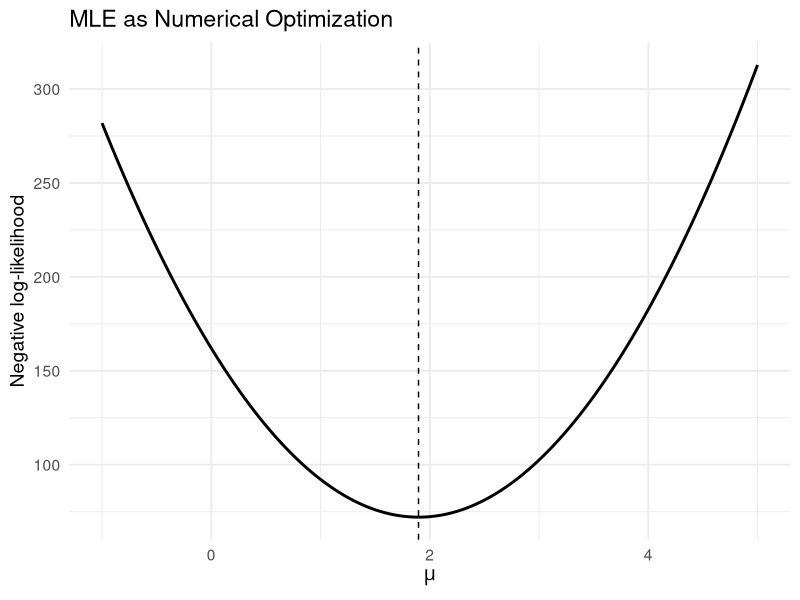
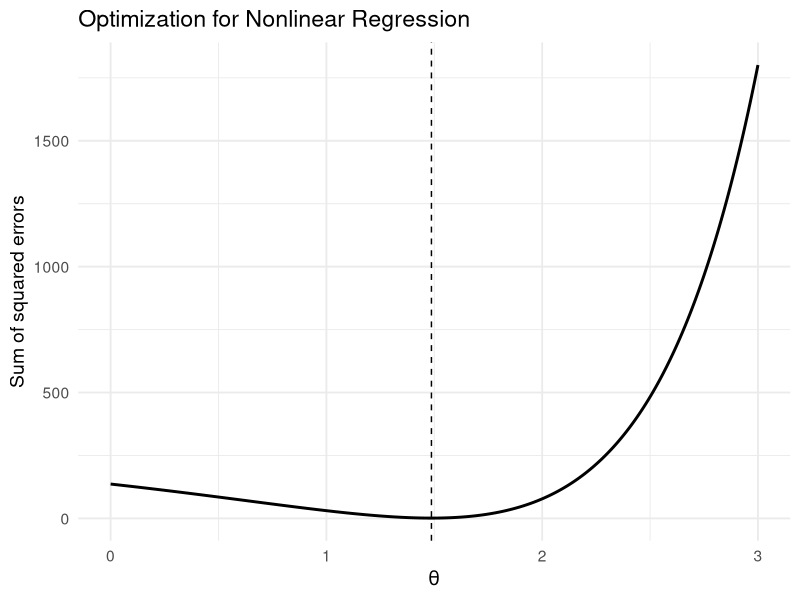
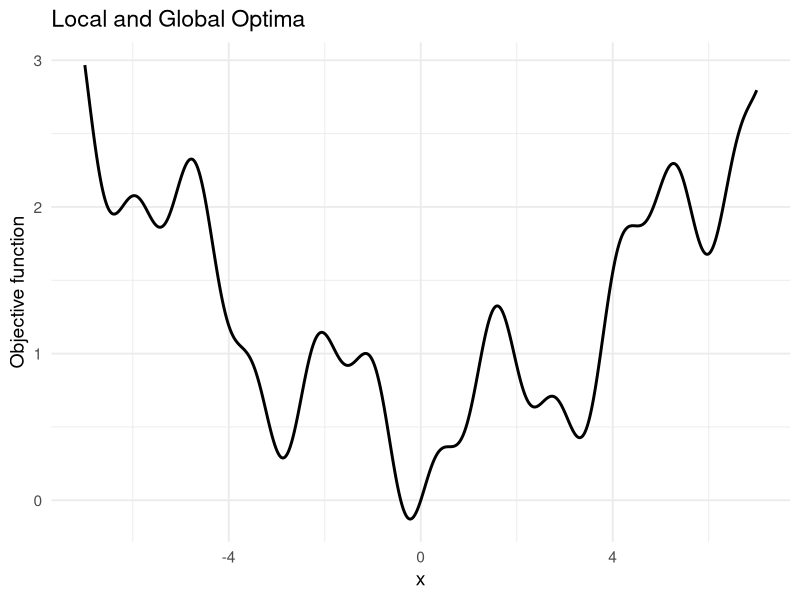
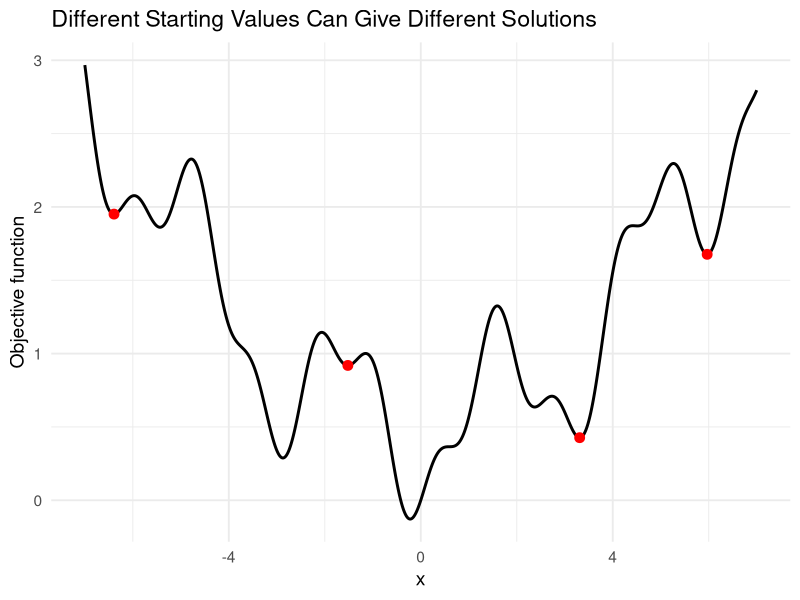
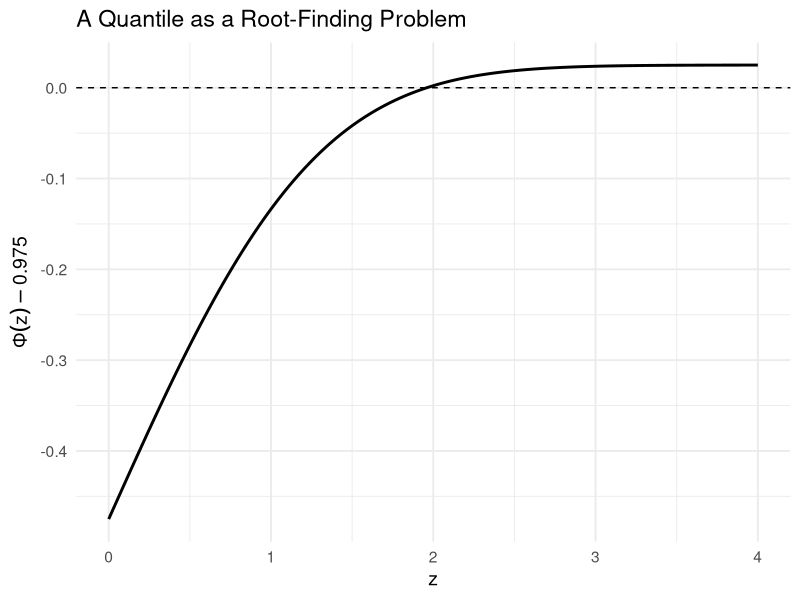
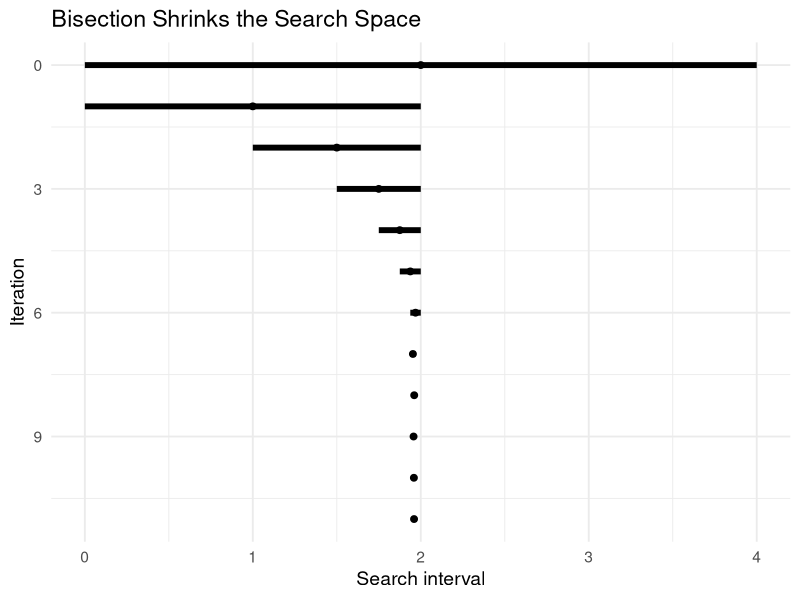
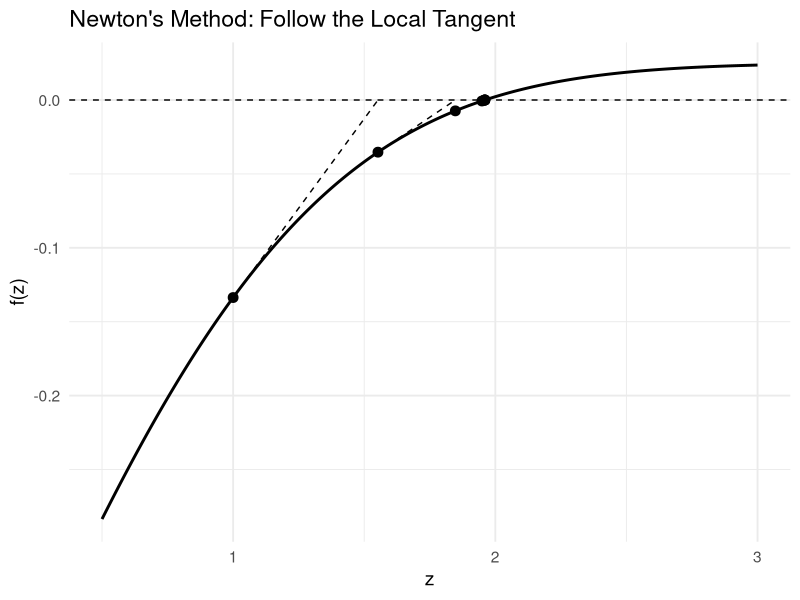
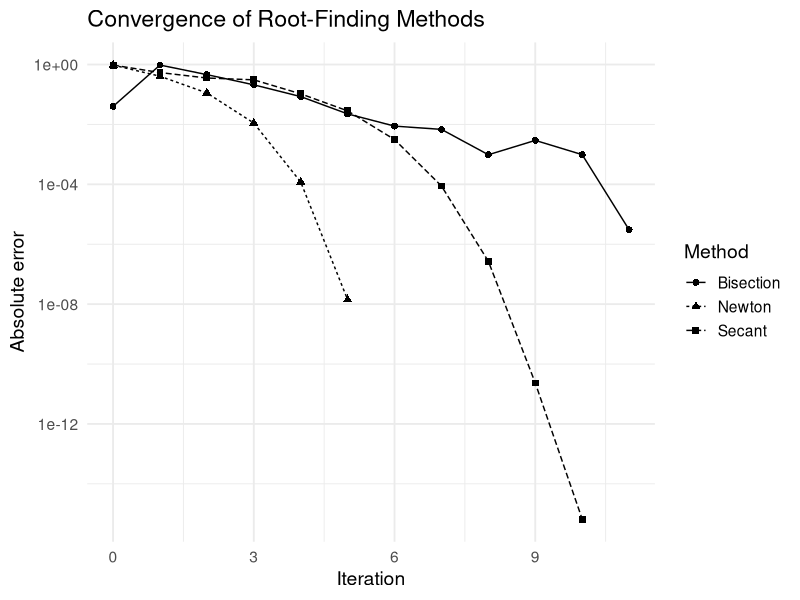

The R source for these figures, in order:
## ---- chunk 1
#| code-fold: true
library(ggplot2)

theme_set(
  theme_minimal(base_size = 14)
)
## ---- chunk 2
#| code-fold: true
set.seed(8670)

x <- rnorm(
  n = 50,
  mean = 2,
  sd = 1
)

nll <- function(mu) {
  -sum(
    dnorm(
      x,
      mean = mu,
      sd = 1,
      log = TRUE
    )
  )
}

fit <- optimize(
  nll,
  interval = c(-1, 5)
)

c(
  numerical = fit$minimum,
  theoretical = mean(x)
)
## ---- chunk 3
#| code-fold: true
mu_grid <- seq(
  -1,
  5,
  length.out = 400
)

nll_data <- data.frame(
  mu = mu_grid,
  nll = vapply(
    mu_grid,
    nll,
    numeric(1)
  )
)

ggplot(
  nll_data,
  aes(
    x = mu,
    y = nll
  )
) +
  geom_line(linewidth = 1) +
  geom_vline(
    xintercept = mean(x),
    linetype = "dashed"
  ) +
  labs(
    x = expression(mu),
    y = "Negative log-likelihood",
    title = "MLE as Numerical Optimization"
  )
## ---- chunk 4
#| code-fold: true
set.seed(8670)

x <- seq(
  0,
  1,
  length.out = 50
)

y <- exp(1.5 * x) +
  rnorm(
    50,
    sd = 0.15
  )

sse <- function(theta) {
  sum(
    (y - exp(theta * x))^2
  )
}

fit_nonlinear <- optimize(
  sse,
  interval = c(0, 3)
)

fit_nonlinear$minimum
## ---- chunk 5
#| code-fold: true
theta_grid <- seq(
  0,
  3,
  length.out = 400
)

sse_data <- data.frame(
  theta = theta_grid,
  SSE = vapply(
    theta_grid,
    sse,
    numeric(1)
  )
)

ggplot(
  sse_data,
  aes(
    x = theta,
    y = SSE
  )
) +
  geom_line(linewidth = 1) +
  geom_vline(
    xintercept = fit_nonlinear$minimum,
    linetype = "dashed"
  ) +
  labs(
    x = expression(theta),
    y = "Sum of squared errors",
    title = "Optimization for Nonlinear Regression"
  )
## ---- chunk 6
#| code-fold: true
objective <- function(x) {
  0.05 * x^2 +
    sin(x)^2 +
    0.2 * sin(5 * x)
}

x_grid <- seq(
  -7,
  7,
  length.out = 1000
)

objective_data <- data.frame(
  x = x_grid,
  objective = objective(x_grid)
)

ggplot(
  objective_data,
  aes(
    x = x,
    y = objective
  )
) +
  geom_line(linewidth = 1) +
  labs(
    x = "x",
    y = "Objective function",
    title = "Local and Global Optima"
  )
## ---- chunk 7
#| code-fold: true
starts <- c(
  -6,
  -2,
  2,
  6
)

solutions <- vapply(
  starts,
  function(x0) {
    optim(
      par = x0,
      fn = objective,
      method = "BFGS"
    )$par
  },
  numeric(1)
)

local_results <- data.frame(
  start = starts,
  solution = solutions,
  objective = objective(solutions)
)

local_results
## ---- chunk 8
#| code-fold: true
ggplot(
  objective_data,
  aes(
    x = x,
    y = objective
  )
) +
  geom_line(linewidth = 1) +
  geom_point(
    data = local_results,
    col = "red",
    aes(
      x = solution,
      y = objective
    ),
    size = 3
  ) +
  labs(
    x = "x",
    y = "Objective function",
    title = "Different Starting Values Can Give Different Solutions"
  )
## ---- chunk 9
#| code-fold: true
f_root <- function(z) {
  pnorm(z) - 0.975
}

z_grid <- seq(
  0,
  4,
  length.out = 400
)

root_data <- data.frame(
  z = z_grid,
  f = f_root(z_grid)
)

ggplot(
  root_data,
  aes(
    x = z,
    y = f
  )
) +
  geom_line(linewidth = 1) +
  geom_hline(
    yintercept = 0,
    linetype = "dashed"
  ) +
  labs(
    x = "z",
    y = expression(Phi(z) - 0.975),
    title = "A Quantile as a Root-Finding Problem"
  )
## ---- chunk 10
#| code-fold: true
root_R <- uniroot(
  f_root,
  interval = c(0, 4)
)$root

c(
  root_finding = root_R,
  qnorm = qnorm(0.975)
)
## ---- chunk 11
#| code-fold: true
bisect_trace <- function(
    f,
    a,
    b,
    tol = 1e-6,
    maxit = 100
) {

  if (f(a) * f(b) > 0) {
    stop("f(a) and f(b) must have opposite signs.")
  }

  history <- data.frame()

  for (k in 0:maxit) {

    midpoint <- (a + b) / 2

    history <- rbind(
      history,
      data.frame(
        iteration = k,
        a = a,
        b = b,
        midpoint = midpoint,
        f_midpoint = f(midpoint)
      )
    )

    if (
      abs(f(midpoint)) < tol ||
      (b - a) / 2 < tol
    ) {
      break
    }

    if (f(a) * f(midpoint) <= 0) {
      b <- midpoint
    } else {
      a <- midpoint
    }
  }

  history
}

bisect_history <- bisect_trace(
  f_root,
  a = 0,
  b = 4
)

tail(bisect_history)
## ---- chunk 12
#| code-fold: true
#| 
ggplot(
  bisect_history,
  aes(y = iteration)
) +
  geom_segment(
    aes(
      x = a,
      xend = b,
      yend = iteration
    ),
    linewidth = 2
  ) +
  geom_point(
    aes(x = midpoint),
    size = 2
  ) +
  scale_y_reverse() +
  labs(
    x = "Search interval",
    y = "Iteration",
    title = "Bisection Shrinks the Search Space"
  )
## ---- chunk 13
#| code-fold: true
f <- function(z) {
  pnorm(z) - 0.975
}

df <- function(z) {
  dnorm(z)
}
## ---- chunk 14
#| code-fold: true
newton_trace <- function(
    f,
    df,
    x0,
    tol = 1e-8,
    maxit = 100
) {

  x <- x0

  history <- data.frame(
    iteration = 0,
    x = x,
    fx = f(x)
  )

  for (k in seq_len(maxit)) {

    dfx <- df(x)

    if (abs(dfx) < 1e-12) {
      stop("Derivative is too close to zero.")
    }

    x_new <- x - f(x) / dfx

    history <- rbind(
      history,
      data.frame(
        iteration = k,
        x = x_new,
        fx = f(x_new)
      )
    )

    if (abs(x_new - x) < tol) {
      break
    }

    x <- x_new
  }

  history
}

newton_history <- newton_trace(
  f,
  df,
  x0 = 1
)

newton_history
## ---- chunk 15
#| code-fold: true
tangent_data <- data.frame(
  x = head(newton_history$x, -1),
  y = head(newton_history$fx, -1),
  xend = tail(newton_history$x, -1),
  yend = 0
)

z_grid <- seq(
  0.5,
  3,
  length.out = 400
)

newton_function_data <- data.frame(
  z = z_grid,
  f = f(z_grid)
)

ggplot(
  newton_function_data,
  aes(
    x = z,
    y = f
  )
) +
  geom_line(linewidth = 1) +
  geom_hline(
    yintercept = 0,
    linetype = "dashed"
  ) +
  geom_segment(
    data = tangent_data,
    aes(
      x = x,
      y = y,
      xend = xend,
      yend = yend
    ),
    inherit.aes = FALSE,
    linetype = "dashed"
  ) +
  geom_point(
    data = newton_history,
    aes(
      x = x,
      y = fx
    ),
    inherit.aes = FALSE,
    size = 3
  ) +
  labs(
    x = "z",
    y = "f(z)",
    title = "Newton's Method: Follow the Local Tangent"
  )
## ---- chunk 16
#| code-fold: true
secant_trace <- function(
    f,
    x0,
    x1,
    tol = 1e-8,
    maxit = 100
) {

  history <- data.frame(
    iteration = c(0, 1),
    x = c(x0, x1),
    fx = c(
      f(x0),
      f(x1)
    )
  )

  for (k in 2:maxit) {

    f0 <- f(x0)
    f1 <- f(x1)

    denominator <- f1 - f0

    if (abs(denominator) < 1e-12) {
      stop("Secant denominator is too close to zero.")
    }

    x2 <- x1 -
      f1 * (x1 - x0) /
      denominator

    history <- rbind(
      history,
      data.frame(
        iteration = k,
        x = x2,
        fx = f(x2)
      )
    )

    if (abs(x2 - x1) < tol) {
      break
    }

    x0 <- x1
    x1 <- x2
  }

  history
}

secant_history <- secant_trace(
  f,
  x0 = 1,
  x1 = 2.5
)

secant_history
## ---- chunk 17
#| code-fold: true
true_root <- qnorm(0.975)

bisection_error <- data.frame(
  iteration = bisect_history$iteration,
  error = abs(
    bisect_history$midpoint -
      true_root
  ),
  method = "Bisection"
)

newton_error <- data.frame(
  iteration = newton_history$iteration,
  error = abs(
    newton_history$x -
      true_root
  ),
  method = "Newton"
)

secant_error <- data.frame(
  iteration = secant_history$iteration,
  error = abs(
    secant_history$x -
      true_root
  ),
  method = "Secant"
)

convergence_data <- rbind(
  bisection_error,
  newton_error,
  secant_error
)

convergence_data <- subset(
  convergence_data,
  error > .Machine$double.eps
)
## ---- chunk 18
#| code-fold: true
ggplot(
  convergence_data,
  aes(
    x = iteration,
    y = error,
    linetype = method,
    shape = method
  )
) +
  geom_line() +
  geom_point(size = 2) +
  scale_y_log10() +
  labs(
    x = "Iteration",
    y = "Absolute error",
    title = "Convergence of Root-Finding Methods",
    linetype = "Method",
    shape = "Method"
  )
## ---- chunk 19
#| code-fold: true
objective_2d <- function(theta1, theta2) {
  (theta1 - 2)^2 +
    4 * (theta2 + 1)^2
}

theta1_grid <- seq(
  -2,
  6,
  length.out = 150
)

theta2_grid <- seq(
  -4,
  2,
  length.out = 150
)

objective_grid <- expand.grid(
  theta1 = theta1_grid,
  theta2 = theta2_grid
)

objective_grid$value <- with(
  objective_grid,
  objective_2d(theta1, theta2)
)

ggplot(
  objective_grid,
  aes(
    x = theta1,
    y = theta2,
    z = value
  )
) +
  geom_contour(
    bins = 15
  ) +
  geom_point(
    data = data.frame(
      theta1 = 2,
      theta2 = -1
    ),
    aes(
      x = theta1,
      y = theta2
    ),
    inherit.aes = FALSE,
    size = 3
  ) +
  labs(
    x = expression(theta[1]),
    y = expression(theta[2]),
    title = "Contour Plot of a Two-Dimensional Objective"
  )
## ---- chunk 20
#| label: fig-finance-choice
#| code-fold: true
#| echo: !expr knitr::is_html_output()
#| fig-width: 7.6
#| fig-height: 4.7
#| fig-pos: H
#| fig-cap: "Left: three ways to split the same $10,000. Right: each point on the curve is a possible split. The selected mix has the highest expected return among points at or left of the 10% volatility limit. All inputs are illustrative."
#| fig-alt: "A stacked bar chart compares all Fund A, the chosen mix, and all Fund B. A risk-return curve highlights a chosen mix of 45.7 percent A and 54.3 percent B at 10 percent volatility and 5.83 percent expected return. Higher-volatility points lie in a shaded excluded region."
finance_risk <- function(w) {
  sqrt((0.20 * w)^2 + (0.06 * (1 - w))^2 +
         2 * 0.10 * 0.20 * 0.06 * w * (1 - w))
}
finance_return <- function(w) 0.08 * w + 0.04 * (1 - w)
# Expected return increases with w; find the largest permitted weight.
finance_weight <- uniroot(function(w) finance_risk(w) - 0.10,
                          c(0, 1), tol = 1e-10)$root
finance_choices <- data.frame(
  Choice = factor(c("All Fund A", "Chosen mix", "All Fund B"),
                  levels = c("All Fund B", "Chosen mix", "All Fund A")),
  A = c(1, finance_weight, 0)
)
finance_bars <- rbind(
  data.frame(Choice = finance_choices$Choice, Fund = "Fund A",
             Amount = 10 * finance_choices$A),
  data.frame(Choice = finance_choices$Choice, Fund = "Fund B",
             Amount = 10 * (1 - finance_choices$A))
)
finance_bars$Label <- ifelse(finance_bars$Amount == 0, "",
                             sprintf("$%s", formatC(
                               1000 * finance_bars$Amount,
                               format = "f", digits = 0, big.mark = ",")))
finance_allocation_plot <- ggplot(finance_bars, aes(Amount, Choice, fill = Fund)) +
  geom_col(width = 0.6, position = position_stack(reverse = TRUE)) +
  geom_text(aes(label = Label), size = 3,
            position = position_stack(vjust = 0.5, reverse = TRUE)) +
  scale_fill_manual(values = c("Fund A" = "#79BADD", "Fund B" = "#F0C77C")) +
  scale_x_continuous(limits = c(0, 10), breaks = c(0, 5, 10)) +
  labs(title = "1. Split the $10,000", x = "Thousands of dollars", y = NULL,
       fill = NULL) +
  theme_minimal(base_size = 11) +
  theme(legend.position = "bottom", panel.grid.minor = element_blank())
finance_grid <- data.frame(Weight = seq(0, 1, length.out = 501))
finance_grid$Risk <- 100 * finance_risk(finance_grid$Weight)
finance_grid$Return <- 100 * finance_return(finance_grid$Weight)
finance_risk_plot <- ggplot(finance_grid, aes(Risk, Return)) +
  annotate("rect", xmin = 10, xmax = 22, ymin = -Inf, ymax = Inf,
           fill = "#FCE6E1") +
  geom_path(linewidth = 1, colour = "#0072B2") +
  geom_vline(xintercept = 10, linetype = "dashed", colour = "#A33A2B") +
  annotate("point", x = 10, y = 100 * finance_return(finance_weight),
           size = 3, colour = "#0072B2") +
  annotate("text", x = 16, y = 4.4, label = "Above the\nrisk limit", size = 3.2) +
  annotate("text", x = 1, y = 7.3, hjust = 0,
           label = "Chosen mix\n5.83% return", size = 3.1) +
  annotate("segment", x = 6, xend = 9.8, y = 6.85, yend = 5.9,
           arrow = grid::arrow(length = grid::unit(0.07, "inches"))) +
  coord_cartesian(xlim = c(0, 22), ylim = c(3.7, 8.5)) +
  labs(title = "2. Respect the risk limit", x = "Volatility (%)",
       y = "Expected annual return (%)") +
  theme_minimal(base_size = 11) +
  theme(panel.grid.minor = element_blank())
grid::grid.newpage()
grid::pushViewport(grid::viewport(layout = grid::grid.layout(1, 2)))
print(finance_allocation_plot,
      vp = grid::viewport(layout.pos.row = 1, layout.pos.col = 1))
print(finance_risk_plot,
      vp = grid::viewport(layout.pos.row = 1, layout.pos.col = 2))
grid::popViewport()
## ---- chunk 21
#| code-fold: true
gradient_2d <- function(theta) {
  c(
    2 * (theta[1] - 2),
    8 * (theta[2] + 1)
  )
}

gradient_descent <- function(
    start,
    alpha = 0.1,
    maxit = 30
) {

  theta <- start

  history <- data.frame(
    iteration = 0,
    theta1 = theta[1],
    theta2 = theta[2]
  )

  for (k in seq_len(maxit)) {

    theta <-
      theta -
      alpha * gradient_2d(theta)

    history <- rbind(
      history,
      data.frame(
        iteration = k,
        theta1 = theta[1],
        theta2 = theta[2]
      )
    )
  }

  history
}

gd_path <- gradient_descent(
  start = c(-1, 1),
  alpha = 0.1,
  maxit = 20
)
## ---- chunk 22
#| code-fold: true
ggplot(
  objective_grid,
  aes(
    x = theta1,
    y = theta2,
    z = value
  )
) +
  geom_contour(
    bins = 15
  ) +
  geom_path(
    data = gd_path,
    aes(
      x = theta1,
      y = theta2
    ),
    inherit.aes = FALSE
  ) +
  geom_point(
    data = gd_path,
    aes(
      x = theta1,
      y = theta2
    ),
    inherit.aes = FALSE,
    size = 2
  ) +
  labs(
    x = expression(theta[1]),
    y = expression(theta[2]),
    title = "Gradient Descent Path"
  )
## ---- chunk 23
#| code-fold: true
gd_small <- gradient_descent(
  start = c(-1, 1),
  alpha = 0.02,
  maxit = 30
)

gd_medium <- gradient_descent(
  start = c(-1, 1),
  alpha = 0.1,
  maxit = 30
)

gd_large <- gradient_descent(
  start = c(-1, 1),
  alpha = 0.24,
  maxit = 30
)

gd_compare <- rbind(
  transform(
    gd_small,
    step = "alpha = 0.02"
  ),
  transform(
    gd_medium,
    step = "alpha = 0.10"
  ),
  transform(
    gd_large,
    step = "alpha = 0.24"
  )
)

gd_compare$error <-
  sqrt(
    (gd_compare$theta1 - 2)^2 +
      (gd_compare$theta2 + 1)^2
  )

ggplot(
  gd_compare,
  aes(
    x = iteration,
    y = error,
    linetype = step
  )
) +
  geom_line(linewidth = 1) +
  labs(
    x = "Iteration",
    y = "Distance to optimum",
    linetype = "Step size",
    title = "Step Size Changes the Convergence Behaviour"
  )
## ---- chunk 24
#| code-fold: true
set.seed(8670)

n <- 200

x_logit <- rnorm(n)

beta_true <- c(
  -0.5,
  1.5
)

eta <-
  beta_true[1] +
  beta_true[2] * x_logit

p <- plogis(eta)

y_logit <- rbinom(
  n,
  size = 1,
  prob = p
)
## ---- chunk 25
#| code-fold: true
logistic_nll <- function(beta) {

  eta <-
    beta[1] +
    beta[2] * x_logit

  p <- plogis(eta)

  -sum(
    dbinom(
      y_logit,
      size = 1,
      prob = p,
      log = TRUE
    )
  )
}
## ---- chunk 26
#| code-fold: true
fit_optim <- optim(
  par = c(0, 0),
  fn = logistic_nll,
  method = "BFGS"
)

fit_optim$par
## ---- chunk 27
#| code-fold: true
fit_glm <- glm(
  y_logit ~ x_logit,
  family = binomial()
)

coef(fit_glm)

fit_optim$par
## ---- chunk 28
#| code-fold: true
scaled_objective <- function(theta1, theta2) {
  (theta1 - 1)^2 +
    100 * (theta2 - 1)^2
}

scale_grid <- expand.grid(
  theta1 = seq(
    -2,
    4,
    length.out = 150
  ),
  theta2 = seq(
    -1,
    3,
    length.out = 150
  )
)

scale_grid$value <- with(
  scale_grid,
  scaled_objective(
    theta1,
    theta2
  )
)

ggplot(
  scale_grid,
  aes(
    x = theta1,
    y = theta2,
    z = value
  )
) +
  geom_contour(
    bins = 15
  ) +
  labs(
    x = expression(theta[1]),
    y = expression(theta[2]),
    title = "Poor Scaling Produces an Elongated Objective"
  )
## ---- chunk 29
#| code-fold: true
delta_grid <- seq(
  0,
  5,
  length.out = 300
)

temperature <- c(
  0.1,
  0.5,
  2
)

sa_probability <- expand.grid(
  delta = delta_grid,
  temperature = temperature
)

sa_probability$probability <-
  exp(
    -sa_probability$delta /
      sa_probability$temperature
  )

sa_probability$temperature <-
  factor(
    sa_probability$temperature
  )

ggplot(
  sa_probability,
  aes(
    x = delta,
    y = probability,
    linetype = temperature
  )
) +
  geom_line(linewidth = 1) +
  labs(
    x = expression(Delta * Q),
    y = "Probability of accepting a worse solution",
    linetype = "Temperature",
    title = "Temperature Controls Exploration"
  )
## ---- chunk 30
#| code-fold: true
set.seed(8670)

sa_fit <- optim(
  par = 5,
  fn = objective,
  method = "SANN",
  control = list(
    maxit = 3000
  )
)

sa_fit$par
sa_fit$value
## ---- chunk 31
#| code-fold: true
seeds <- 1:20

sa_solution <- vapply(
  seeds,
  function(seed) {

    set.seed(seed)

    optim(
      par = 5,
      fn = objective,
      method = "SANN",
      control = list(
        maxit = 3000
      )
    )$par

  },
  numeric(1)
)

sa_data <- data.frame(
  seed = seeds,
  solution = sa_solution,
  objective = objective(sa_solution)
)

ggplot(
  sa_data,
  aes(
    x = factor(seed),
    y = objective
  )
) +
  geom_point(size = 3) +
  labs(
    x = "Random seed",
    y = "Final objective value",
    title = "Variation Across Simulated Annealing Runs"
  )
## ---- chunk 32
#| label: fig-factory-schedules
#| code-fold: true
#| echo: !expr knitr::is_html_output()
#| fig-width: 7.4
#| fig-height: 4.8
#| fig-pos: H
#| fig-cap: "Same orders, same machines, same processing times. Changing the sequence reduces the last completion time from 11 to 8 hours. Empty horizontal space is idle time."
#| fig-alt: "Two Gantt charts compare A-B-C with B-C-A. In the original schedule, finishing starts at hour 4 and ends at hour 11. In the improved schedule, finishing starts at hour 1 and ends at hour 8. Each bar is labeled A, B, or C."
factory_times <- data.frame(Job = c("A", "B", "C"),
                            Cutting = c(4, 1, 2), Finishing = c(1, 4, 2))
factory_schedule <- function(order, label) {
  cutting_free <- finishing_free <- 0
  tasks <- list()
  for (job in order) {
    duration <- factory_times[factory_times$Job == job, ]
    cut_start <- cutting_free
    cut_end <- cut_start + duration$Cutting
    finish_start <- max(cut_end, finishing_free)
    finish_end <- finish_start + duration$Finishing
    tasks[[job]] <- data.frame(
      Job = job, Machine = c("Cutting", "Finishing"),
      Start = c(cut_start, finish_start), End = c(cut_end, finish_end),
      Schedule = label
    )
    cutting_free <- cut_end
    finishing_free <- finish_end
  }
  do.call(rbind, tasks)
}
factory_tasks <- rbind(
  factory_schedule(c("A", "B", "C"), "1. Original: A-B-C | All done at hour 11"),
  factory_schedule(c("B", "C", "A"), "2. Improved: B-C-A | All done at hour 8")
)
factory_tasks$Machine <- factor(factory_tasks$Machine,
                                levels = c("Finishing", "Cutting"))
factory_ends <- aggregate(End ~ Schedule, factory_tasks, max)
ggplot(factory_tasks, aes(y = Machine, colour = Job)) +
  geom_segment(aes(x = Start, xend = End, yend = Machine),
               linewidth = 13, lineend = "butt") +
  geom_text(aes(x = (Start + End) / 2, label = Job),
            colour = "black", fontface = "bold", size = 4) +
  geom_vline(data = factory_ends, aes(xintercept = End),
             inherit.aes = FALSE, linetype = "dashed", colour = "grey40") +
  facet_wrap(~Schedule, ncol = 1) +
  scale_colour_manual(values = c(A = "#79BADD", B = "#F0C77C", C = "#A4D4B4")) +
  scale_x_continuous(breaks = 0:11, limits = c(0, 11.3)) +
  scale_y_discrete(expand = expansion(add = 0.7)) +
  labs(x = "Hours since work begins", y = NULL,
       title = "A Better Sequence Saves 3 Hours",
       subtitle = "Follow the same letter from Cutting to Finishing") +
  theme_minimal(base_size = 12) +
  theme(legend.position = "none", panel.grid.minor = element_blank(),
        panel.grid.major.y = element_blank())
## ---- chunk 33
#| label: marketing-budget-allocation
#| code-fold: true
#| echo: !expr knitr::is_html_output()
marketing_budget <- 100  # Thousands of dollars.
marketing_search <- function(spend) 900 * (1 - exp(-spend / 8))
marketing_social <- function(spend) 1600 * spend / (70 + spend)
marketing_orders <- function(search_spend) {
  marketing_search(search_spend) +
    marketing_social(marketing_budget - search_spend)
}
marketing_fit <- optimize(marketing_orders, c(0, marketing_budget),
                          maximum = TRUE)
marketing_comparison <- data.frame(
  Strategy = factor(c("Equal split", "Optimized"),
                    levels = c("Optimized", "Equal split")),
  Search = c(50, marketing_fit$maximum)
)
marketing_comparison$Social <- marketing_budget - marketing_comparison$Search
marketing_comparison$Orders <- marketing_orders(marketing_comparison$Search)
## ---- chunk 34
#| label: fig-marketing-response
#| code-fold: true
#| echo: !expr knitr::is_html_output()
#| fig-width: 7.4
#| fig-height: 4.3
#| fig-pos: H
#| fig-cap: "Illustrative response curves. Circles mark equal spending; triangles mark the optimized allocation. Arrows show the change: reduce search spending where the curve is flat and increase social spending where more gains remain."
#| fig-alt: "Two response curves show diminishing returns. Search rises sharply and levels off, while social rises more gradually. An arrow moves search spending from 50 to 24.46 thousand dollars, and another moves social from 50 to 75.54 thousand dollars."
marketing_curves <- rbind(
  data.frame(Spend = seq(0, 100, length.out = 301),
             Channel = "Search: levels off quickly"),
  data.frame(Spend = seq(0, 100, length.out = 301),
             Channel = "Social: more room to grow")
)
marketing_curves$Orders <- ifelse(
  grepl("^Search", marketing_curves$Channel),
  marketing_search(marketing_curves$Spend),
  marketing_social(marketing_curves$Spend)
)
marketing_points <- rbind(
  data.frame(Spend = marketing_comparison$Search,
             Orders = marketing_search(marketing_comparison$Search),
             Strategy = marketing_comparison$Strategy,
             Channel = "Search: levels off quickly"),
  data.frame(Spend = marketing_comparison$Social,
             Orders = marketing_social(marketing_comparison$Social),
             Strategy = marketing_comparison$Strategy,
             Channel = "Social: more room to grow")
)
marketing_moves <- data.frame(
  Channel = c("Search: levels off quickly", "Social: more room to grow"),
  Spend = 50,
  Orders = c(marketing_search(50), marketing_social(50)),
  NewSpend = c(marketing_fit$maximum, 100 - marketing_fit$maximum),
  NewOrders = c(marketing_search(marketing_fit$maximum),
                marketing_social(100 - marketing_fit$maximum))
)
ggplot(marketing_curves, aes(Spend, Orders, colour = Channel)) +
  geom_line(linewidth = 1) +
  geom_segment(data = marketing_moves,
               aes(xend = NewSpend, yend = NewOrders),
               colour = "grey30", linewidth = 0.5,
               arrow = grid::arrow(length = grid::unit(0.1, "inches"))) +
  geom_point(data = marketing_points, aes(shape = Strategy),
             size = 3.5, colour = "black") +
  facet_wrap(~Channel, nrow = 1) +
  scale_colour_manual(values = c("#0072B2", "#D55E00")) +
  scale_shape_manual(values = c("Equal split" = 16, "Optimized" = 17)) +
  scale_y_continuous(limits = c(0, 1000)) +
  labs(x = "Channel spending (thousands of dollars)",
       y = "Expected additional orders", shape = NULL,
       title = "Where Does the Next Dollar Help Most?") +
  guides(colour = "none") +
  theme_minimal(base_size = 12) +
  theme(legend.position = "bottom", panel.grid.minor = element_blank())
## ---- chunk 35
#| label: fig-marketing-budget
#| code-fold: true
#| echo: !expr knitr::is_html_output()
#| fig-width: 7.6
#| fig-height: 3.8
#| fig-pos: H
#| fig-cap: "A visual before-and-after comparison. The optimized split spends about $24,461 on search and $75,539 on social, producing about 123 more expected orders with the same budget under the illustrative model."
#| fig-alt: "Two equally long stacked budget bars compare 50-50 spending with 24.5-75.5 spending. Beside them, order bars increase from 1565 for the equal split to 1688 for the optimized allocation, a 7.9 percent increase."
marketing_spending <- rbind(
  data.frame(Strategy = marketing_comparison$Strategy, Channel = "Search",
             Spend = marketing_comparison$Search),
  data.frame(Strategy = marketing_comparison$Strategy, Channel = "Social",
             Spend = marketing_comparison$Social)
)
marketing_spending$Label <- sprintf("%s\n$%.1fk",
                                   marketing_spending$Channel,
                                   marketing_spending$Spend)
marketing_budget_plot <- ggplot(marketing_spending,
                                aes(Spend, Strategy, fill = Channel)) +
  geom_col(width = 0.6, position = position_stack(reverse = TRUE)) +
  geom_text(aes(label = Label), size = 3.2,
            position = position_stack(vjust = 0.5, reverse = TRUE)) +
  scale_fill_manual(values = c(Search = "#79BADD", Social = "#F0C77C")) +
  scale_x_continuous(limits = c(0, 100), breaks = c(0, 50, 100)) +
  labs(title = "1. Move the budget", subtitle = "Same total: $100,000",
       x = "Spending (thousands of dollars)",
       y = NULL) +
  theme_minimal(base_size = 11) +
  theme(legend.position = "none", panel.grid.minor = element_blank())
marketing_orders_plot <- ggplot(marketing_comparison,
                                aes(Orders, Strategy, fill = Strategy)) +
  geom_col(width = 0.6) +
  geom_text(aes(label = sprintf("%.0f", Orders)), hjust = -0.15, size = 3.5) +
  scale_fill_manual(values = c("Equal split" = "#C9CED5", "Optimized" = "#79BADD")) +
  scale_x_continuous(limits = c(0, 2000), breaks = c(0, 1000, 2000)) +
  labs(title = "2. Gain more orders", subtitle = "+7.9% with the same budget",
       x = "Expected additional orders", y = NULL) +
  theme_minimal(base_size = 11) +
  theme(legend.position = "none", panel.grid.minor = element_blank())
grid::grid.newpage()
grid::pushViewport(grid::viewport(layout = grid::grid.layout(1, 2)))
print(marketing_budget_plot,
      vp = grid::viewport(layout.pos.row = 1, layout.pos.col = 1))
print(marketing_orders_plot,
      vp = grid::viewport(layout.pos.row = 1, layout.pos.col = 2))
grid::popViewport()
